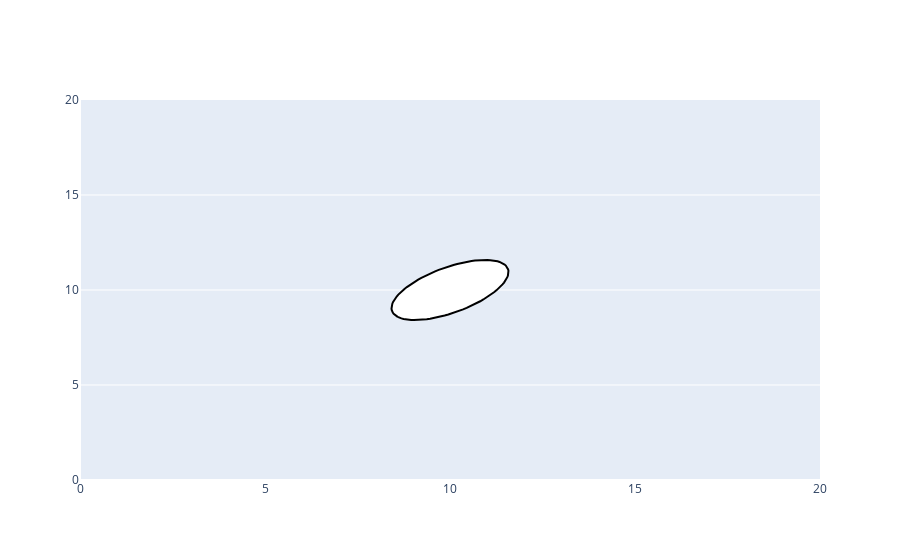

Write notebook code for a chart like this one.
### Code cell
import numpy as np
from numpy import pi, sin, cos
import plotly.graph_objects as go

import math

def ellipse(x_center=0, y_center=0, ax1 = [[1, 0],[0,1]], a=1, b =1,  N=100):
    # x_center, y_center the coordinates of ellipse center
    # ax1 two orthonormal vectors representing the ellipse axis directions
    # a, b the ellipse parameters
    
    t = np.linspace(0, 2*pi, N)
    #ellipse parameterization with respect to a system of axes of directions a1, a2
    xs = a * cos(t)
    ys = b * sin(t)
    #rotation matrix
    R = np.array([ax1[0], ax1[1]]).T
    # coordinate of the  ellipse points with respect to the system of axes [1, 0], [0,1] with origin (0,0)
    xp, yp = np.dot(R, [xs, ys])
    x = xp + x_center 
    y = yp + y_center
    return x, y
    
#EXAMPLE
fig = go.Figure()
x_center=10
y_center=10

#a = height
#b = width
#ax1, = angle

upwards = [[0,1],[1,0]]
downwards = [[0,-1],[-1,0]]
right = [[1,0],[0,-1]]
left = [[-1,0],[0,1]]

topright = [[math.sqrt(2)/2, math.sqrt(2)/2],[math.sqrt(2)/2,-math.sqrt(2)/2]]
topleft = [[-math.sqrt(2)/2, math.sqrt(2)/2],[math.sqrt(2)/2,math.sqrt(2)/2]]
bottomleft = [[-math.sqrt(2)/2, -math.sqrt(2)/2],[-math.sqrt(2)/2,math.sqrt(2)/2]]
bottomright = [[math.sqrt(2)/2, -math.sqrt(2)/2],[-math.sqrt(2)/2,-math.sqrt(2)/2]]



#https://i.imgur.com/O63B9j5.png

x, y = ellipse(x_center=x_center, y_center=y_center, 
                   ax1 = bottomleft,
                   a=2, b =1)
fig.add_scatter(
            x=x,
            y=y,
            mode = 'lines',
            fill="toself",
            fillcolor= "White",
            line=dict(color="Black")
            )

fig.update_xaxes(range=[0, 20], showgrid=False)
fig.update_yaxes(range=[0, 20])

#fig.update_layout(width =600, height=525)

### Figure 1 — Plotly figure (JSON) as saved in the notebook; plotly's stock layout.template omitted (floating-point values rounded to 4 significant figures)
{"data": [{"fill": "toself", "fillcolor": "White", "line": {"color": "Black"}, "mode": "lines", "type": "scatter", "x": [8.586, 8.544, 8.508, 8.478, 8.454, 8.436, 8.424, 8.419, 8.42, 8.428, 8.442, 8.462, 8.489, 8.521, 8.559, 8.604, 8.654, 8.709, 8.769, 8.835, 8.905, 8.979, 9.058, 9.141, 9.226, 9.315, 9.407, 9.501, 9.598, 9.695, 9.794, 9.894, 9.994, 10.09, 10.19, 10.29, 10.39, 10.49, 10.58, 10.67, 10.76, 10.85, 10.93, 11.01, 11.09, 11.16, 11.22, 11.28, 11.34, 11.39, 11.44, 11.48, 11.51, 11.54, 11.56, 11.57, 11.58, 11.58, 11.58, 11.57, 11.55, 11.53, 11.5, 11.46, 11.42, 11.37, 11.32, 11.26, 11.2, 11.13, 11.06, 10.98, 10.9, 10.82, 10.73, 10.64, 10.55, 10.45, 10.35, 10.26, 10.16, 10.06, 9.955, 9.855, 9.756, 9.657, 9.56, 9.464, 9.371, 9.28, 9.193, 9.108, 9.027, 8.95, 8.877, 8.809, 8.745, 8.687, 8.633, 8.586], "y": [8.586, 8.633, 8.687, 8.745, 8.809, 8.877, 8.95, 9.027, 9.108, 9.193, 9.28, 9.371, 9.464, 9.56, 9.657, 9.756, 9.855, 9.955, 10.06, 10.16, 10.26, 10.35, 10.45, 10.55, 10.64, 10.73, 10.82, 10.9, 10.98, 11.06, 11.13, 11.2, 11.26, 11.32, 11.37, 11.42, 11.46, 11.5, 11.53, 11.55, 11.57, 11.58, 11.58, 11.58, 11.57, 11.56, 11.54, 11.51, 11.48, 11.44, 11.39, 11.34, 11.28, 11.22, 11.16, 11.09, 11.01, 10.93, 10.85, 10.76, 10.67, 10.58, 10.49, 10.39, 10.29, 10.19, 10.09, 9.994, 9.894, 9.794, 9.695, 9.598, 9.501, 9.407, 9.315, 9.226, 9.141, 9.058, 8.979, 8.905, 8.835, 8.769, 8.709, 8.654, 8.604, 8.559, 8.521, 8.489, 8.462, 8.442, 8.428, 8.42, 8.419, 8.424, 8.436, 8.454, 8.478, 8.508, 8.544, 8.586]}], "layout": {"xaxis": {"range": [0, 20], "showgrid": false}, "yaxis": {"range": [0, 20]}}}
